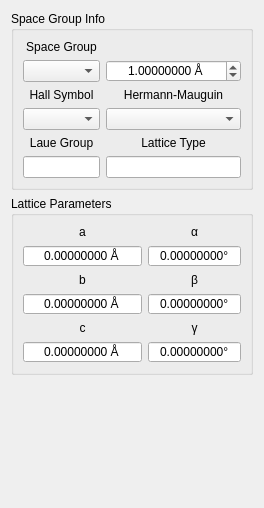
<?xml version="1.0" encoding="UTF-8"?>
<ui version="4.0">
 <class>Widget</class>
 <widget class="QWidget" name="Widget">
  <property name="geometry">
   <rect>
    <x>0</x>
    <y>0</y>
    <width>263</width>
    <height>508</height>
   </rect>
  </property>
  <property name="windowTitle">
   <string>Add Material</string>
  </property>
  <property name="styleSheet">
   <string notr="true">QDoubleSpinBox:disabled {background-color: LightGray;}
</string>
  </property>
  <layout class="QHBoxLayout" name="horizontalLayout_2">
   <item>
    <layout class="QVBoxLayout" name="verticalLayout">
     <item>
      <widget class="QGroupBox" name="space_group_info_group">
       <property name="font">
        <font>
         <weight>50</weight>
         <bold>false</bold>
        </font>
       </property>
       <property name="title">
        <string>Space Group Info</string>
       </property>
       <layout class="QGridLayout" name="gridLayout">
        <item row="4" column="1">
         <widget class="QComboBox" name="hermann_mauguin">
          <property name="enabled">
           <bool>true</bool>
          </property>
          <property name="styleSheet">
           <string notr="true">combobox-popup: 0;</string>
          </property>
          <property name="editable">
           <bool>false</bool>
          </property>
          <property name="maxVisibleItems">
           <number>5</number>
          </property>
         </widget>
        </item>
        <item row="5" column="0">
         <widget class="QLabel" name="label_6">
          <property name="font">
           <font>
            <weight>50</weight>
            <bold>false</bold>
           </font>
          </property>
          <property name="text">
           <string>Laue Group</string>
          </property>
          <property name="alignment">
           <set>Qt::AlignCenter</set>
          </property>
         </widget>
        </item>
        <item row="3" column="0">
         <widget class="QLabel" name="label_5">
          <property name="font">
           <font>
            <weight>50</weight>
            <bold>false</bold>
           </font>
          </property>
          <property name="text">
           <string>Hall Symbol</string>
          </property>
          <property name="alignment">
           <set>Qt::AlignCenter</set>
          </property>
         </widget>
        </item>
        <item row="3" column="1">
         <widget class="QLabel" name="label_4">
          <property name="font">
           <font>
            <weight>50</weight>
            <bold>false</bold>
           </font>
          </property>
          <property name="text">
           <string>Hermann-Mauguin</string>
          </property>
          <property name="alignment">
           <set>Qt::AlignCenter</set>
          </property>
         </widget>
        </item>
        <item row="5" column="1">
         <widget class="QLabel" name="label_2">
          <property name="font">
           <font>
            <weight>50</weight>
            <bold>false</bold>
           </font>
          </property>
          <property name="text">
           <string>Lattice Type</string>
          </property>
          <property name="alignment">
           <set>Qt::AlignCenter</set>
          </property>
         </widget>
        </item>
        <item row="0" column="0">
         <widget class="QLabel" name="label">
          <property name="sizePolicy">
           <sizepolicy hsizetype="Expanding" vsizetype="Minimum">
            <horstretch>0</horstretch>
            <verstretch>0</verstretch>
           </sizepolicy>
          </property>
          <property name="font">
           <font>
            <weight>50</weight>
            <bold>false</bold>
           </font>
          </property>
          <property name="text">
           <string>Space Group</string>
          </property>
          <property name="alignment">
           <set>Qt::AlignCenter</set>
          </property>
         </widget>
        </item>
        <item row="6" column="0">
         <widget class="QLineEdit" name="laue_group">
          <property name="font">
           <font>
            <weight>50</weight>
            <bold>false</bold>
           </font>
          </property>
          <property name="alignment">
           <set>Qt::AlignCenter</set>
          </property>
          <property name="readOnly">
           <bool>true</bool>
          </property>
         </widget>
        </item>
        <item row="6" column="1">
         <widget class="QLineEdit" name="lattice_type">
          <property name="font">
           <font>
            <weight>50</weight>
            <bold>false</bold>
           </font>
          </property>
          <property name="alignment">
           <set>Qt::AlignCenter</set>
          </property>
          <property name="readOnly">
           <bool>true</bool>
          </property>
         </widget>
        </item>
        <item row="4" column="0">
         <widget class="QComboBox" name="hall_symbol">
          <property name="enabled">
           <bool>true</bool>
          </property>
          <property name="styleSheet">
           <string notr="true">combobox-popup: 0;</string>
          </property>
          <property name="editable">
           <bool>false</bool>
          </property>
          <property name="maxVisibleItems">
           <number>5</number>
          </property>
         </widget>
        </item>
        <item row="2" column="0">
         <widget class="QComboBox" name="space_group">
          <property name="enabled">
           <bool>true</bool>
          </property>
          <property name="styleSheet">
           <string notr="true">combobox-popup: 0;</string>
          </property>
          <property name="editable">
           <bool>false</bool>
          </property>
          <property name="maxVisibleItems">
           <number>5</number>
          </property>
         </widget>
        </item>
        <item row="2" column="1">
         <widget class="ScientificDoubleSpinBox" name="min_d_spacing">
          <property name="alignment">
           <set>Qt::AlignCenter</set>
          </property>
          <property name="keyboardTracking">
           <bool>false</bool>
          </property>
          <property name="suffix">
           <string> Å</string>
          </property>
          <property name="decimals">
           <number>8</number>
          </property>
          <property name="minimum">
           <double>0.000010000000000</double>
          </property>
          <property name="maximum">
           <double>100000.000000000000000</double>
          </property>
          <property name="singleStep">
           <double>0.100000000000000</double>
          </property>
          <property name="value">
           <double>1.000000000000000</double>
          </property>
         </widget>
        </item>
       </layout>
      </widget>
     </item>
     <item>
      <widget class="QGroupBox" name="lattice_parameters_group">
       <property name="font">
        <font>
         <weight>50</weight>
         <bold>false</bold>
        </font>
       </property>
       <property name="title">
        <string>Lattice Parameters</string>
       </property>
       <layout class="QGridLayout" name="gridLayout_2">
        <item row="2" column="3">
         <widget class="QLabel" name="label_11">
          <property name="font">
           <font>
            <weight>50</weight>
            <bold>false</bold>
           </font>
          </property>
          <property name="text">
           <string>b</string>
          </property>
          <property name="alignment">
           <set>Qt::AlignCenter</set>
          </property>
         </widget>
        </item>
        <item row="0" column="5">
         <widget class="QLabel" name="label_13">
          <property name="font">
           <font>
            <weight>50</weight>
            <bold>false</bold>
           </font>
          </property>
          <property name="text">
           <string>α</string>
          </property>
          <property name="alignment">
           <set>Qt::AlignCenter</set>
          </property>
         </widget>
        </item>
        <item row="0" column="3">
         <widget class="QLabel" name="label_10">
          <property name="font">
           <font>
            <weight>50</weight>
            <bold>false</bold>
           </font>
          </property>
          <property name="text">
           <string>a</string>
          </property>
          <property name="alignment">
           <set>Qt::AlignCenter</set>
          </property>
         </widget>
        </item>
        <item row="3" column="5">
         <widget class="ScientificDoubleSpinBox" name="lattice_beta">
          <property name="alignment">
           <set>Qt::AlignCenter</set>
          </property>
          <property name="buttonSymbols">
           <enum>QAbstractSpinBox::NoButtons</enum>
          </property>
          <property name="keyboardTracking">
           <bool>false</bool>
          </property>
          <property name="suffix">
           <string>°</string>
          </property>
          <property name="decimals">
           <number>8</number>
          </property>
          <property name="maximum">
           <double>360.000000000000000</double>
          </property>
         </widget>
        </item>
        <item row="1" column="3">
         <widget class="ScientificDoubleSpinBox" name="lattice_a">
          <property name="alignment">
           <set>Qt::AlignCenter</set>
          </property>
          <property name="buttonSymbols">
           <enum>QAbstractSpinBox::NoButtons</enum>
          </property>
          <property name="keyboardTracking">
           <bool>false</bool>
          </property>
          <property name="suffix">
           <string> Å</string>
          </property>
          <property name="decimals">
           <number>8</number>
          </property>
          <property name="maximum">
           <double>1000000.000000000000000</double>
          </property>
         </widget>
        </item>
        <item row="4" column="3">
         <widget class="QLabel" name="label_12">
          <property name="font">
           <font>
            <weight>50</weight>
            <bold>false</bold>
           </font>
          </property>
          <property name="text">
           <string>c</string>
          </property>
          <property name="alignment">
           <set>Qt::AlignCenter</set>
          </property>
         </widget>
        </item>
        <item row="4" column="5">
         <widget class="QLabel" name="label_15">
          <property name="font">
           <font>
            <family>Lucida Grande</family>
            <weight>50</weight>
            <bold>false</bold>
           </font>
          </property>
          <property name="text">
           <string>γ</string>
          </property>
          <property name="alignment">
           <set>Qt::AlignCenter</set>
          </property>
         </widget>
        </item>
        <item row="1" column="5">
         <widget class="ScientificDoubleSpinBox" name="lattice_alpha">
          <property name="alignment">
           <set>Qt::AlignCenter</set>
          </property>
          <property name="buttonSymbols">
           <enum>QAbstractSpinBox::NoButtons</enum>
          </property>
          <property name="keyboardTracking">
           <bool>false</bool>
          </property>
          <property name="suffix">
           <string>°</string>
          </property>
          <property name="decimals">
           <number>8</number>
          </property>
          <property name="maximum">
           <double>360.000000000000000</double>
          </property>
         </widget>
        </item>
        <item row="2" column="5">
         <widget class="QLabel" name="label_14">
          <property name="font">
           <font>
            <weight>50</weight>
            <bold>false</bold>
           </font>
          </property>
          <property name="text">
           <string>β</string>
          </property>
          <property name="alignment">
           <set>Qt::AlignCenter</set>
          </property>
         </widget>
        </item>
        <item row="3" column="3">
         <widget class="ScientificDoubleSpinBox" name="lattice_b">
          <property name="autoFillBackground">
           <bool>true</bool>
          </property>
          <property name="alignment">
           <set>Qt::AlignCenter</set>
          </property>
          <property name="buttonSymbols">
           <enum>QAbstractSpinBox::NoButtons</enum>
          </property>
          <property name="keyboardTracking">
           <bool>false</bool>
          </property>
          <property name="suffix">
           <string> Å</string>
          </property>
          <property name="decimals">
           <number>8</number>
          </property>
          <property name="maximum">
           <double>1000000.000000000000000</double>
          </property>
         </widget>
        </item>
        <item row="5" column="3">
         <widget class="ScientificDoubleSpinBox" name="lattice_c">
          <property name="alignment">
           <set>Qt::AlignCenter</set>
          </property>
          <property name="buttonSymbols">
           <enum>QAbstractSpinBox::NoButtons</enum>
          </property>
          <property name="keyboardTracking">
           <bool>false</bool>
          </property>
          <property name="suffix">
           <string> Å</string>
          </property>
          <property name="decimals">
           <number>8</number>
          </property>
          <property name="maximum">
           <double>1000000.000000000000000</double>
          </property>
         </widget>
        </item>
        <item row="5" column="5">
         <widget class="ScientificDoubleSpinBox" name="lattice_gamma">
          <property name="alignment">
           <set>Qt::AlignCenter</set>
          </property>
          <property name="buttonSymbols">
           <enum>QAbstractSpinBox::NoButtons</enum>
          </property>
          <property name="keyboardTracking">
           <bool>false</bool>
          </property>
          <property name="suffix">
           <string>°</string>
          </property>
          <property name="decimals">
           <number>8</number>
          </property>
          <property name="maximum">
           <double>360.000000000000000</double>
          </property>
         </widget>
        </item>
       </layout>
      </widget>
     </item>
     <item>
      <spacer name="verticalSpacer">
       <property name="orientation">
        <enum>Qt::Vertical</enum>
       </property>
       <property name="sizeHint" stdset="0">
        <size>
         <width>20</width>
         <height>40</height>
        </size>
       </property>
      </spacer>
     </item>
    </layout>
   </item>
  </layout>
 </widget>
 <customwidgets>
  <customwidget>
   <class>ScientificDoubleSpinBox</class>
   <extends>QDoubleSpinBox</extends>
   <header>scientificspinbox.h</header>
  </customwidget>
 </customwidgets>
 <tabstops>
  <tabstop>space_group</tabstop>
  <tabstop>hall_symbol</tabstop>
  <tabstop>hermann_mauguin</tabstop>
  <tabstop>laue_group</tabstop>
  <tabstop>lattice_type</tabstop>
  <tabstop>lattice_a</tabstop>
  <tabstop>lattice_alpha</tabstop>
  <tabstop>lattice_b</tabstop>
  <tabstop>lattice_beta</tabstop>
  <tabstop>lattice_c</tabstop>
  <tabstop>lattice_gamma</tabstop>
 </tabstops>
 <resources/>
 <connections/>
</ui>
